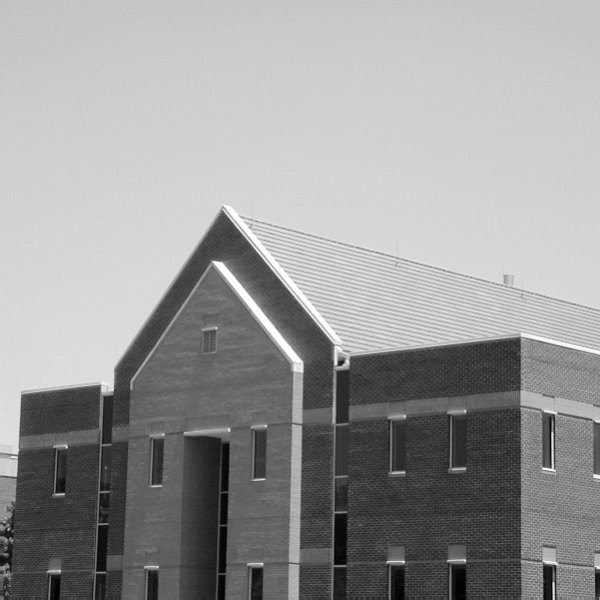
%> input picture 图像处理与分析实验/实验/实验2/bld.tif, 600 x 600 px
$ octave Q3.m   (GNU Octave 9; MATLAB toolbox functions it lacks are replaced by stand-ins)
%> lines starting %> are read from the running program, lines starting %| are printed output that depends on the picture; in (x1, y1, x2, y2) boxes, pixels count from 0 and x2, y2 are one past the last pixel; in counts of white or black regions, pixels touching at a corner belong together; the program's own positions count from 1
I = imread('bld.tif');
%> I is the input picture: size 600x600 uint8; min 0, max 255, mean 152.9
subplot(2,3,1);
imshow(I);
title('原图');

I1 = im2double(I);
[J, ] = edge(I1, 'roberts');
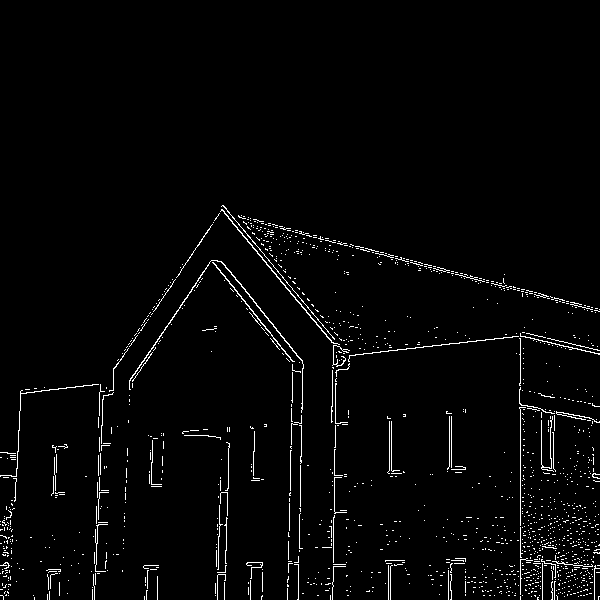
%> J: size 600x600 logical; 2.4% white in thin lines or dots, all inside (x1, y1, x2, y2) = (0, 205, 600, 600)
subplot(2,3,2);
imshow(J);
title('roberts边缘检测');

[J, ] = edge(I1, 'prewitt', 'both');  % 水平和垂直方向
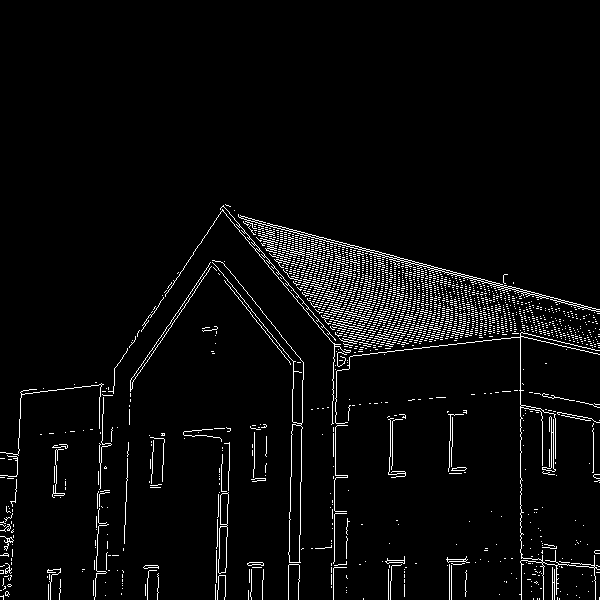
%> J: size 600x600 logical; 3.9% white in thin lines or dots, all inside (x1, y1, x2, y2) = (0, 204, 600, 600)
subplot(2,3,3);
imshow(J);
title('prewit边缘检测');

[J, ] = edge(I1, 'sobel', [], 'horizontal');  % 水平方向
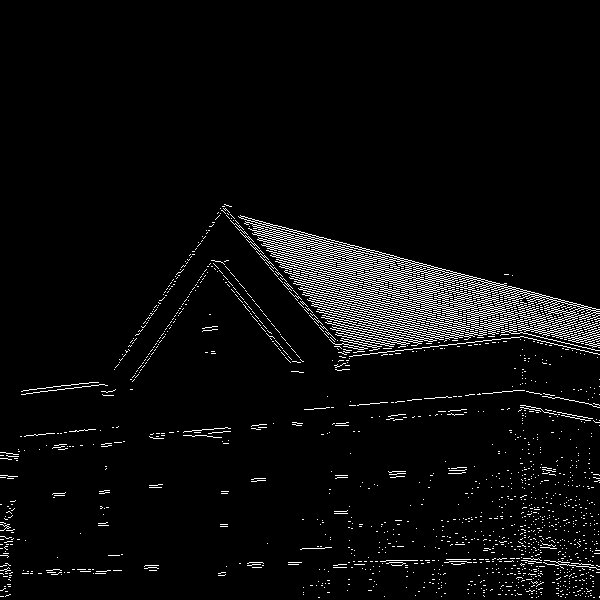
%> J: size 600x600 logical; 4.3% white in thin lines or dots, all inside (x1, y1, x2, y2) = (0, 204, 600, 598)
subplot(2,3,4);
imshow(J);
title('sobel边缘检测');

%matlab似乎没有edge自带的拉普拉斯作为参数
Ig2=double(I);
w=fspecial('laplacian',0);
g1=imfilter(I,w,'replicate');
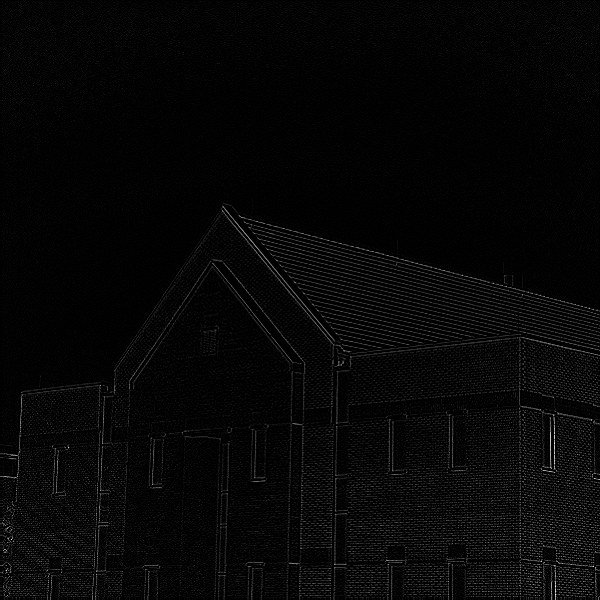
%> g1: size 600x600 uint8; min 0, max 255, mean 6.3
g=I-g1;
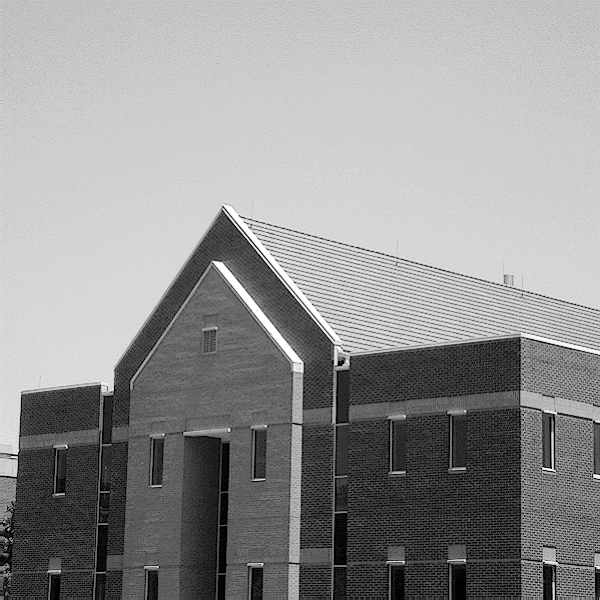
%> g: size 600x600 uint8; min 0, max 255, mean 146.9
subplot(2,3,5);
imshow(g);
title('matlab自带函数拉普拉斯锐化');
